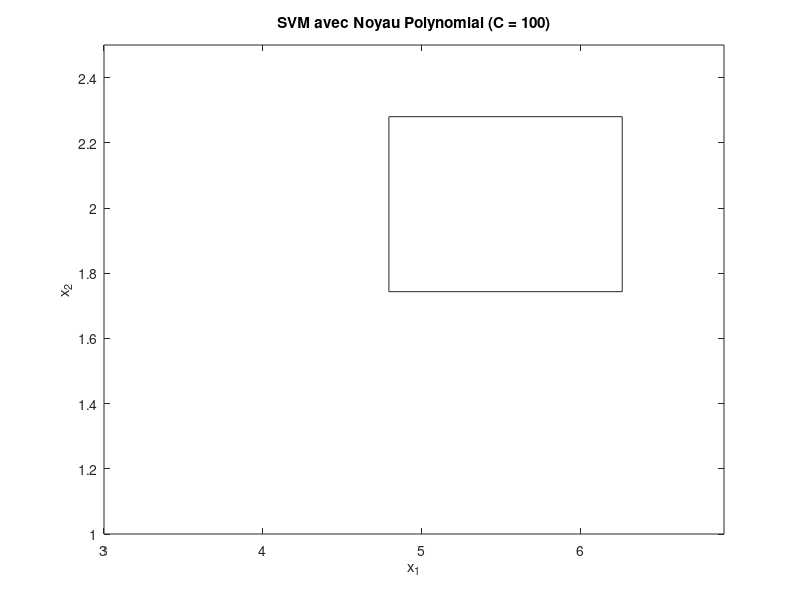

MATLAB code for this plot: (Note: this script raises an error after producing the figure.)
%-------------------------------------------------------------------------%
% ------------------- TP3 : SVM Non Linéaire (Noyau Polynomial) --------- %
%-------------------------------------------------------------------------%

clear all; close all;

% Chargement des données
fichieriris = load('fisheriris.mat');
data = fichieriris.meas(:, 3:4);
species = fichieriris.species;

% Suppression des individus de la classe 'setosa'
setosa_indices = strcmp(species, 'setosa');
data(setosa_indices, :) = [];
species(setosa_indices) = [];

% Attribution des classes
class_labels = ones(100, 1); 
class_labels(51:end) = -1;

% Dimensions
[N, d] = size(data);

% Paramètres à tester
degrees = [2, 3, 5]; % Différents degrés du noyau polynomial
C = 100; % Paramètre de régularisation fixé

% Préparation de la figure
figure;
hold on;
gscatter(data(:, 1), data(:, 2), class_labels, 'rb', 'xo');

% Boucle pour tester différents degrés
colors = ['m', 'g', 'k']; % Couleurs pour les frontières
line_styles = {'--', '-.', '-'}; % Styles pour les frontières

for d_idx = 1:length(degrees)
    degree = degrees(d_idx);
    
    % Calcul du noyau polynomial
    K = (data * data' + 1).^degree;
    Q = (class_labels * class_labels') .* K;
    f = -ones(N, 1);
    lb = zeros(N, 1);
    ub = C * ones(N, 1);
    
    % Résolution du problème dual
    alpha = quadprog(Q, f, [], [], class_labels', 0, lb, ub);
    
    % Calcul de w0
    support_indices = find(alpha > 1e-4);
    w0 = mean(class_labels(support_indices) - sum(alpha .* class_labels .* K(:, support_indices), 1)');
    
    % Calcul de la fonction de décision
    x1_vals = linspace(min(data(:, 1)), max(data(:, 1)), 100);
    x2_vals = linspace(min(data(:, 2)), max(data(:, 2)), 100);
    [X1, X2] = meshgrid(x1_vals, x2_vals);
    decision_values = zeros(size(X1));
    
    for i = 1:size(X1, 1)
        for j = 1:size(X1, 2)
            x_test = [X1(i, j), X2(i, j)];
            K_test = (data * x_test' + 1).^degree;
            decision_values(i, j) = sum(alpha .* class_labels .* K_test) + w0;
        end
    end
    
    % Superposition des frontières pour chaque degré
    contour(X1, X2, decision_values, [0 0], colors(d_idx), 'LineWidth', 2, 'LineStyle', line_styles{d_idx});
end

% Finalisation de la figure
title(['SVM avec Noyau Polynomial (C = ', num2str(C), ')']);
xlabel('x_1');
ylabel('x_2');
legend({'Classe 1', 'Classe -1', 'Degré = 2', 'Degré = 3', 'Degré = 5'}, 'Location', 'best');
hold off;
